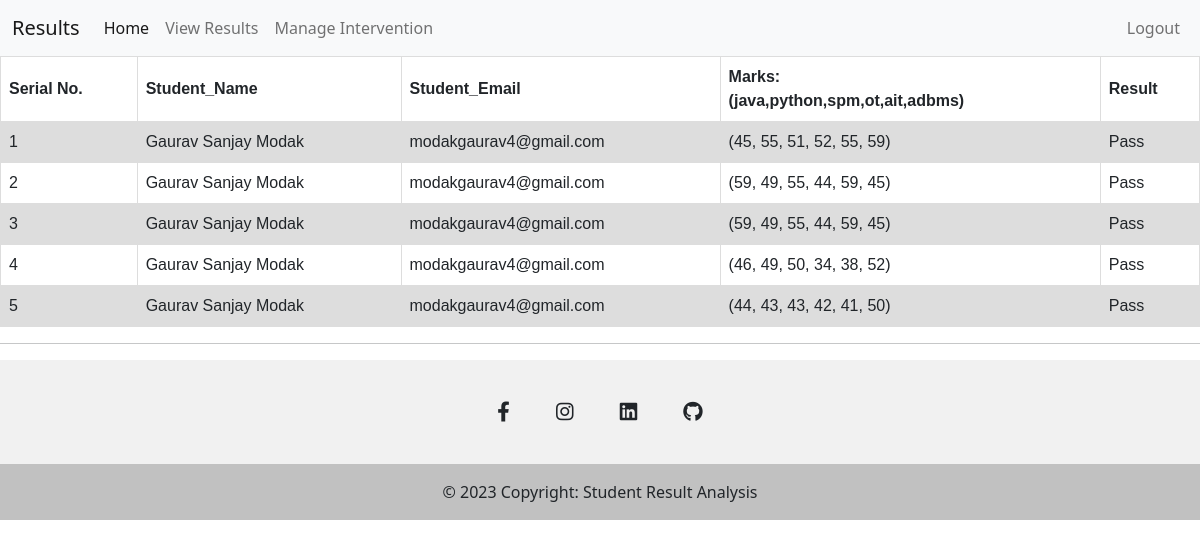
/view_result (signed in), run on an earlier commit of the app's database.
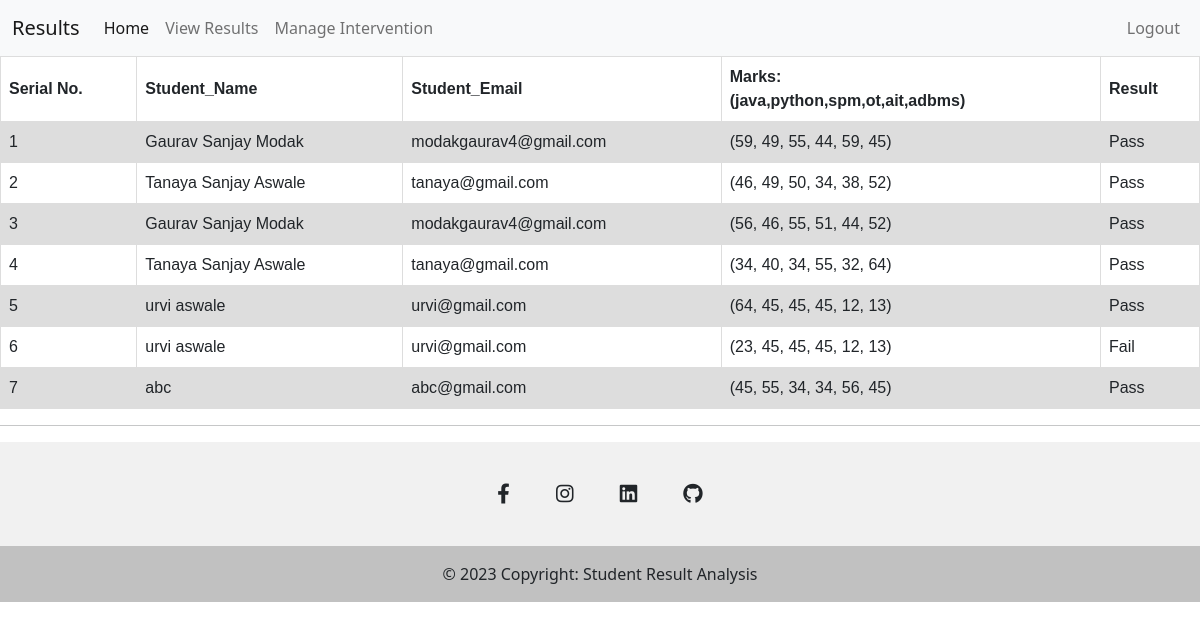
And on a later commit of the database.
### app.py (models this page shows, shortened)
class result(db.Model):
    result_id = db.Column(db.Integer, primary_key = True)
    student_id = db.Column(db.Integer, db.ForeignKey('student.student_id'), nullable=False)
    java = db.Column(db.Integer, nullable=False)
    python = db.Column(db.Integer, nullable=False)
    spm = db.Column(db.Integer, nullable=False)
    ot = db.Column(db.Integer, nullable=False)
    ait = db.Column(db.Integer, nullable=False)
    adbms = db.Column(db.Integer, nullable=False)
    prediction = db.Column(db.Integer, nullable=False)
    student = db.relationship('student', backref=db.backref('results', lazy=True))

class student(db.Model, UserMixin):
    student_id = db.Column(db.Integer, primary_key = True)
    name = db.Column(db.String(50), nullable=False)
    email = db.Column(db.String(50), nullable=False , unique=True)
    college = db.Column(db.String(100), nullable=False)
    password = db.Column(db.String(50), nullable=False)

### app.py (the view)
@app.route('/view_result')
@login_required
def view_result():
    result_student = db.session.query(result, student).join(student).all()
    return render_template("view_result.html", result_student=result_student)

### app.py (called while the page is built)
@login_manager.user_loader
def load_user(user_id):
    table_name, actual_user_id = user_id.split("_",1)
    if table_name == 'student':
        return student.query.get(int(actual_user_id))
    elif table_name == 'admin':
        return Admin.query.get(int(actual_user_id))
    return None

### templates/view_result.html (shortened to what this page needs)
{% extends "base.html" %}
{% block body%}
    <nav class="navbar navbar-expand-lg navbar-light bg-light">
        <div class="container-fluid">
            <a class="navbar-brand" href="/admin_index">Results</a>
            <div class="collapse navbar-collapse" id="navbarSupportedContent">
                <ul class="navbar-nav me-auto mb-2 mb-lg-0">
                    <li class="nav-item">
                        <a class="nav-link active" aria-current="page" href="/admin_index">Home</a>
                    </li>
                    <li class="nav-item">
                        <a class="nav-link" href="/view_result">View Results</a>
                    </li>
                    <li class="nav-item">
                        <a class="nav-link" href="/m_intervention">Manage Intervention</a>
                    </li>
                </ul>
                <ul class='navbar-nav ml-auto'>
                    <li class = 'nav-item'>
                        <a class='nav-link' href = "/admin_logout" > Logout</a>
                    </li>
                </ul>
            </div>
        </div>
    </nav>
<table>
  <tr>
    <th>Serial No.</th>
    <th>Student_Name</th>
    <th>Student_Email</th>
    <th>Marks:<br>(java,python,spm,ot,ait,adbms)</th>
    <th>Result</th>
  </tr>
  {% for result, student in result_student%}
  <tr>
    <td>{{loop.index}}</td>
    <td>{{student.name}}</td>
    <td>{{student.email}}</td>
    <td>{{result.java, result.python, result.spm, result.ot, result.ait, result.adbms}}</td>
    <td>{% if result.prediction==1%}
            Pass
        {% else %}
            Fail
        {% endif %}
    </td>
  </tr>
  {% endfor %}
</table>
{% endblock body%}

### templates/base.html (shortened to what this page needs)
<!doctype html>
<html lang="en">
<head>
    <link href="https://cdn.jsdelivr.net/npm/bootstrap@5.0.0-beta2/dist/css/bootstrap.min.css" rel="stylesheet"
>
    <link rel="stylesheet" href="{{ url_for('static', filename='style.css') }}">
    <link rel="stylesheet" href="https://cdnjs.cloudflare.com/ajax/libs/font-awesome/6.0.0/css/all.min.css" />
<link rel="stylesheet" href="https://unpkg.com/bootstrap@5.3.2/dist/css/bootstrap.min.css" />
<link rel="stylesheet" href="https://unpkg.com/bs-brain@2.0.3/components/contacts/contact-4/assets/css/contact-4.css">
<link rel="stylesheet" href="https://unpkg.com/bs-brain@2.0.3/components/abouts/about-5/assets/css/about-5.css" />
</head>
<body>
{% block body %}
{% endblock body %}
<hr>
<footer class="text-center text-white" style="background-color: #f1f1f1;">
    <div class="container pt-4">
      <section class="mb-4">
        <a
          class="btn btn-link btn-floating btn-lg text-dark m-1"
          href="https://www.facebook.com/gaurav.modak.71?mibextid=ZbWKwL"
          role="button"
          data-mdb-ripple-color="dark"
          ><i class="fab fa-facebook-f"></i
        ></a>
        <a
          class="btn btn-link btn-floating btn-lg text-dark m-1"
          href="https://instagram.com/gaurav_modak_?igshid=NzZlODBkYWE4Ng=="
          role="button"
          data-mdb-ripple-color="dark"
          ><i class="fab fa-instagram"></i
        ></a>
        <a
          class="btn btn-link btn-floating btn-lg text-dark m-1"
          href="https://www.linkedin.com/in/gaurav-modak-2001bd"
          role="button"
          data-mdb-ripple-color="dark"
          ><i class="fab fa-linkedin"></i
        ></a>
        <a
          class="btn btn-link btn-floating btn-lg text-dark m-1"
          href="https://github.com/GauravSanMod"
          role="button"
          data-mdb-ripple-color="dark"
          ><i class="fab fa-github"></i
        ></a>
      </section>
    </div>
    <div class="text-center text-dark p-3" style="background-color: rgba(0, 0, 0, 0.2);">
      © 2023 Copyright: Student Result Analysis
    </div>
  </footer>
</body>
</html>

### templates/view_result.html (style rules this page uses)
table { font-family: arial, sans-serif; border-collapse: collapse; width: 100%; }
td, th { border: 1px solid #dddddd; text-align: left; padding: 8px; }
tr:nth-child(even) { background-color: #dddddd; }

What changed in the data, as far as the page shows it:
changed result (number 1 of 7 on the later page): java+python+spm "(45, 55, 51, 52, 55, 59)" → "(59, 49, 55, 44, 59, 45)"
changed result (number 2 of 7 on the later page): name "Gaurav Sanjay Modak" → "Tanaya Sanjay Aswale"; email "modakgaurav4@gmail.com" → "tanaya@gmail.com"; java+python+spm "(59, 49, 55, 44, 59, 45)" → "(46, 49, 50, 34, 38, 52)"
changed result (number 3 of 7 on the later page): java+python+spm "(59, 49, 55, 44, 59, 45)" → "(56, 46, 55, 51, 44, 52)"
changed result (number 4 of 7 on the later page): name "Gaurav Sanjay Modak" → "Tanaya Sanjay Aswale"; email "modakgaurav4@gmail.com" → "tanaya@gmail.com"; java+python+spm "(46, 49, 50, 34, 38, 52)" → "(34, 40, 34, 55, 32, 64)"
changed result (number 5 of 7 on the later page): name "Gaurav Sanjay Modak" → "urvi aswale"; email "modakgaurav4@gmail.com" → "urvi@gmail.com"; java+python+spm "(44, 43, 43, 42, 41, 50)" → "(64, 45, 45, 45, 12, 13)"
added result: name "urvi aswale", email "urvi@gmail.com", java+python+spm "(23, 45, 45, 45, 12, 13)", prediction "Fail"
added result: name "abc", email "abc@gmail.com", java+python+spm "(45, 55, 34, 34, 56, 45)", prediction "Pass"
